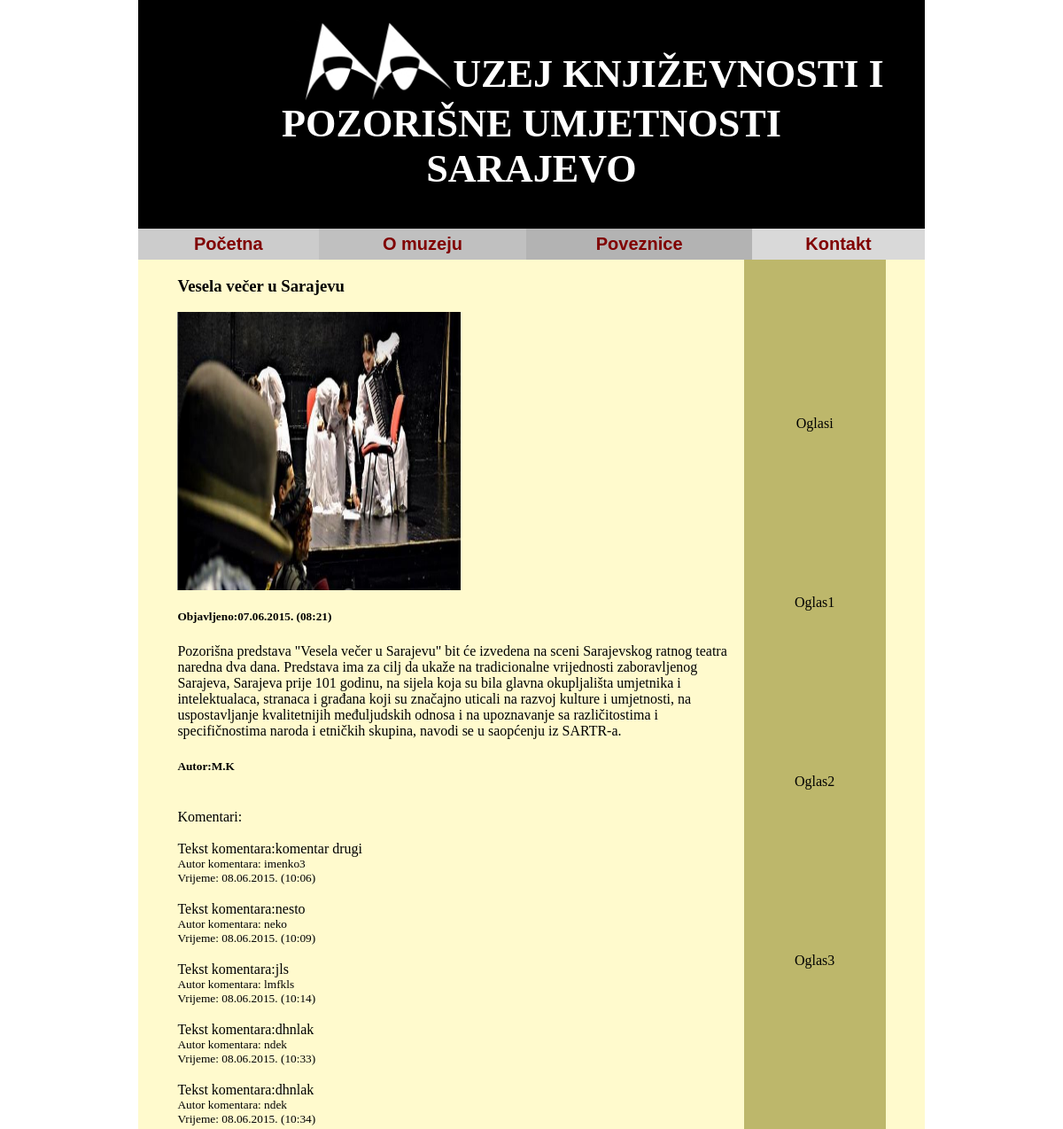
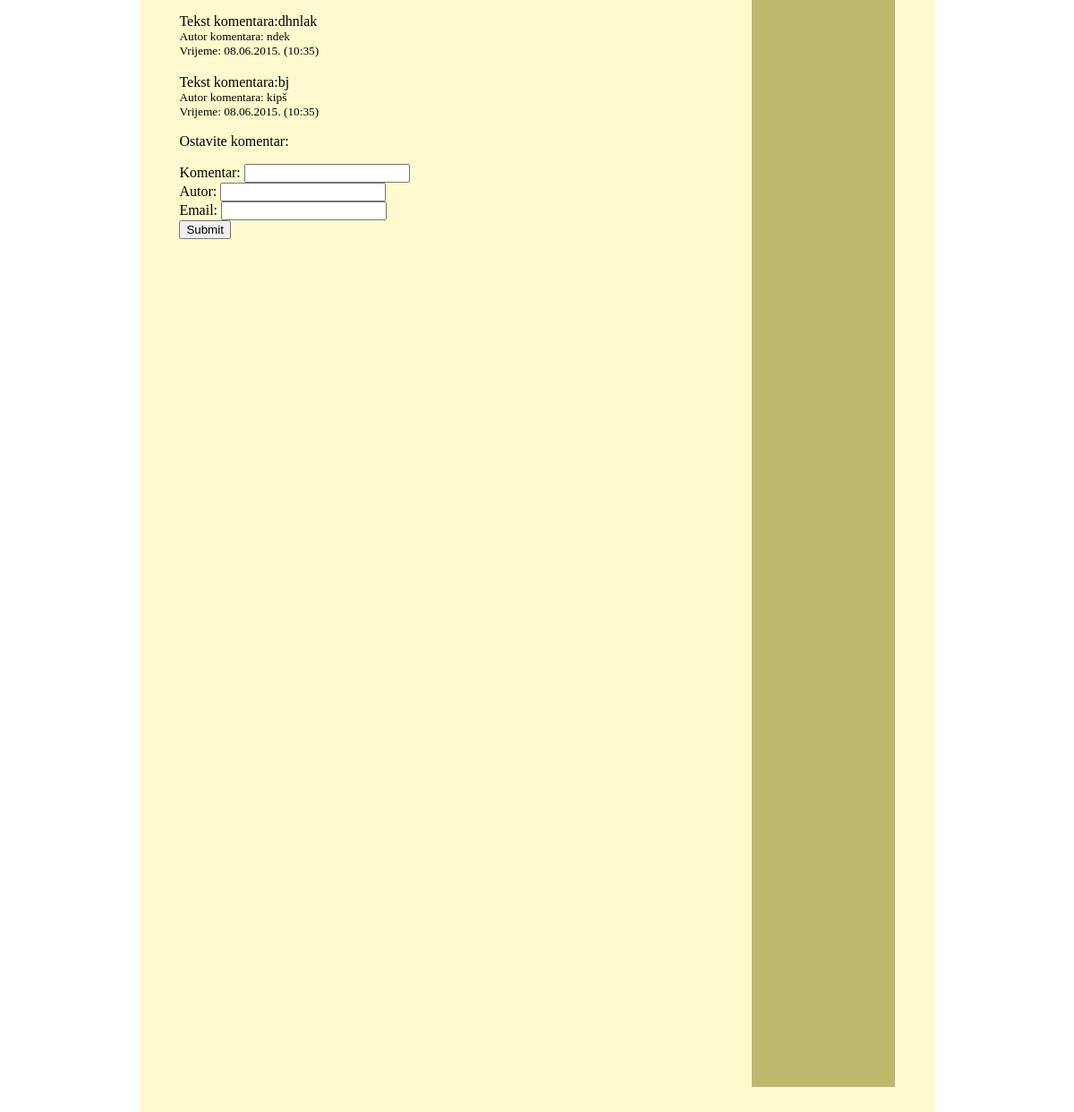
Page /Vijest.php?idV=4 on the committed database (2 pictures, top to bottom).
### tables this page shows
CREATE TABLE IF NOT EXISTS `vijest` (
  `id` int(11) NOT NULL AUTO_INCREMENT,
  `naslov` varchar(100) NOT NULL,
  `tekst` text NOT NULL,
  `autor` varchar(20) NOT NULL,
  `vrijeme` timestamp NOT NULL DEFAULT CURRENT_TIMESTAMP ON UPDATE CURRENT_TIMESTAMP,
  `slika` varchar(100) NOT NULL,
  PRIMARY KEY (`id`)
);

CREATE TABLE IF NOT EXISTS `komentari` (
  `id` int(11) NOT NULL AUTO_INCREMENT,
  `vijest` int(11) NOT NULL,
  `tekst` text NOT NULL,
  `autor` varchar(20) NOT NULL,
  `vrijeme` timestamp NOT NULL DEFAULT CURRENT_TIMESTAMP ON UPDATE CURRENT_TIMESTAMP,
  `email` varchar(50) NOT NULL,
  PRIMARY KEY (`id`),
  KEY `vijest` (`vijest`)
);

### Vijest.php (the view, shortened to what this page needs)
<!DOCTYPE HTML PUBLIC "-//W3C//DTD HTML 4.01 Transitional//EN">
<HTML>
<HEAD>
    <link rel="stylesheet" type="text/css" href='stil.php'>
</HEAD>
<body>
<div id="okvir">
    <div id="zaglavlje">
        <img src="Logo2.png" alt="Logo">
        <p id='p1'> UZEJ KNJIŽEVNOSTI I </p>
        <p id = 'p2'> POZORIŠNE UMJETNOSTI <br> SARAJEVO</p>
    </div>
    <table id='meni'>
        <tr>
            <td id="cell1" onmouseover='showMenu()'> <a href="Pocetna.html">Početna</a> </td>
            <td id="cell2"> <a href="Omuzeju.html">O muzeju</a> </td>
            <td id="cell3"> <a href="Poveznice.html">Poveznice</a> </td>
            <td id="cell4"> <a href="Kontakt.html">Kontakt</a> </td>
        </tr>
    </table>
    <div id="sadrzaj">
        <div id="oglasi">
            <table>
                <tr> <td> Oglasi </td></tr>
                <tr> <td> Oglas1 </td></tr>
                <tr> <td> Oglas2 </td></tr>
                <tr> <td> Oglas3 </td></tr>
            </table>
        </div>
        <?php
        $izabranaVijest=$_GET["idV"];
        $veza = new PDO("mysql:dbname=muzej;host=localhost;charset=utf8", "muzejuser", "sifra");
        $veza->exec("set names utf8");
        $rezultat = $veza->query("select id, naslov, tekst, UNIX_TIMESTAMP(vrijeme) vrijeme2, autor, slika from vijest where id=".$izabranaVijest);
        while ($v = $rezultat->fetch(PDO::FETCH_ASSOC)){
            print "<h3>" .$v['naslov']. "</h3>";
            print '<img src="'.$v['slika'].'" width="40%" height="40%"/>';
            print "<h5>". "Objavljeno:" .date("d.m.Y. (h:i)", $v['vrijeme2']). "</h5>";
            print  "<p>" . $v['tekst']. "</p>";
            print "<h5>". "Autor:".$v['autor']. "</h5>";
            $komentar = $veza->query("select id, vijest, tekst, UNIX_TIMESTAMP(vrijeme) vrijeme2, autor, email from komentari");
            print "<br>Komentari: <br>";
            foreach($komentar as $k)
            {
                if ($k['vijest']==$v['id'])
                    print "<br>Tekst komentara:". $k['tekst'] ."<br> ". "<small> Autor komentara: " . $k['autor']."<br>Vrijeme: ".date("d.m.Y. (h:i)", $k['vrijeme2']). "</small>". "<br>";
            }
        }
        $kom="";
        $autor="";
        ?>
        <p> Ostavite komentar:
        <form method="POST" action="<?php echo $_SERVER['PHP_SELF'], '?idV=' .$izabranaVijest ?>">
            Komentar: <input type="text" name="kom" value="<?php echo $kom;?>"><br>
            Autor: <input type="text" name="autor" value="<?php echo $autor;?>"><br>
            Email: <input type="text"  name="email" value="<?php echo $autor;?>"><br>
            <input type="submit" value="Submit"><br>
        </form>
        </p>
    </div>
</div>
</body>
</html>

### rows in the picture
vijest: naslov "Vesela večer u Sarajevu", slika (picture), vrijeme2 "07.06.2015. (08:21)", tekst "Pozorišna predstava \"Vesela večer u Sarajevu\" bit će izvedena na sceni Sarajevskog ratnog teatra naredna dva dana. Predstava ima za cilj da ukaže na tradicionalne vrijednosti zaboravljenog Sarajeva, Sarajeva prije 101 godinu, na sijela koja su bila glavna okupljališta umjetnika i intelektualaca, stranaca i građana koji su značajno uticali na razvoj kulture i umjetnosti, na uspostavljanje kvalitetnijih međuljudskih odnosa i na upoznavanje sa različitostima i specifičnostima naroda i etničkih skupina, navodi se u saopćenju iz SARTR-a.", autor "M.K"
komentari: tekst "komentar drugi", autor "imenko3", vrijeme2 "08.06.2015. (10:06)"
komentari: tekst "nesto", autor "neko", vrijeme2 "08.06.2015. (10:09)"
komentari: tekst "jls", autor "lmfkls", vrijeme2 "08.06.2015. (10:14)"
komentari: tekst "dhnlak", autor "ndek", vrijeme2 "08.06.2015. (10:33)"
komentari: tekst "dhnlak", autor "ndek", vrijeme2 "08.06.2015. (10:34)"
komentari: tekst "dhnlak", autor "ndek", vrijeme2 "08.06.2015. (10:35)"
komentari: tekst "bj", autor "kipš", vrijeme2 "08.06.2015. (10:35)"
